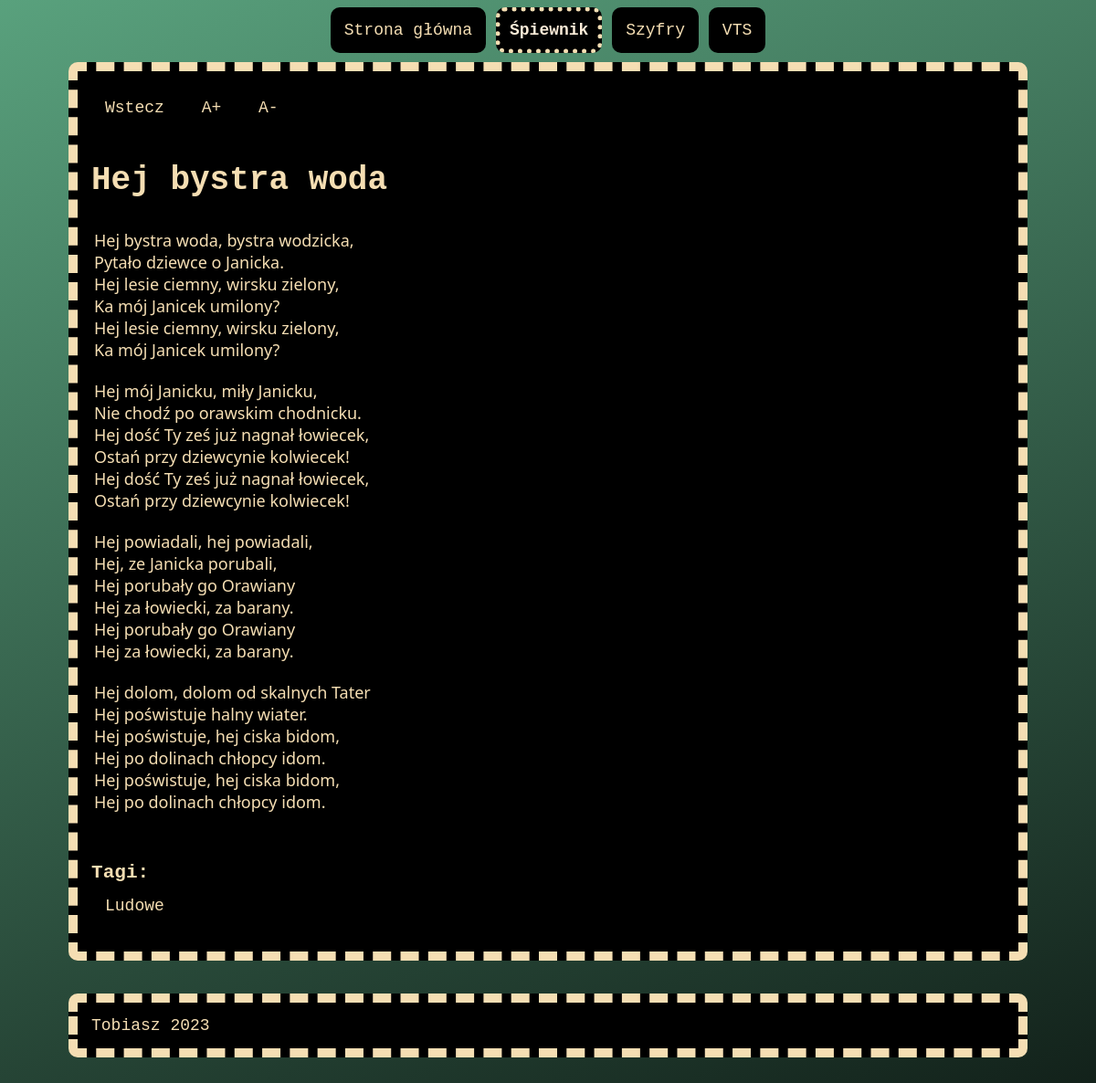
/spiewnik/song/2, run on the app's committed database.
### models.py (models this page shows, shortened)
class Song(db.Model):
    id = db.Column(db.Integer, primary_key=True)
    title = db.Column(db.String(150), nullable=False)
    authors = db.relationship('Author', secondary=song_author, backref='songs')
    verse_order = db.Column(db.String(150))
    verses = db.relationship('Verse', backref='song')
    tags = db.relationship('Tag', secondary=song_tag, backref='songs')
    def verses_in_order(self):
        if self.verse_order == None:
            return self.verses
        verses_in_order = []
        for name in self.verse_order.split():
            verse = Verse.query.filter_by(song_id = self.id, name=name).first()
            verses_in_order.append(verse)
        return verses_in_order

class Verse(db.Model):
    id = db.Column(db.Integer, primary_key=True)
    name = db.Column(db.String(3))
    song_id = db.Column(db.Integer, db.ForeignKey('song.id'))
    text = db.Column(db.Text, nullable=False)
    chords = db.Column(db.Text)
    def Indent_class(self):
        if 'c' in self.name:
            return 'chorus'
        return ''

class Tag(db.Model):
    id = db.Column(db.Integer, primary_key=True)
    name = db.Column(db.String(150), nullable=False)

### spiewnik.py (the view)
@spiewnik.route('/song/<id>')
def song(id):
    song = Song.query.filter_by(id=id).first()
    return render_template("song.html", song=song, active_tab=active_tab)

### templates/song.html (shortened to what this page needs)
{% extends "base.html" %}
{% block content %}
    <a class="button" onclick="history.back()">Wstecz</a>
    <a class="button" style="user-select: none;" onclick="changeFontSize(1)">A+</a>
    <a class="button" style="user-select: none;" onclick="changeFontSize(-1)">A-</a>
    <div>
        <h1 style="margin-bottom: 0;">{{ song.title }}</h1>
        <div id="songtext" class="songtext" style="font-size: 18px;">
            {% for verse in song.verses_in_order() %}
            <table style="margin-top: 15px; margin-bottom: 15px;" class="{{ verse.Indent_class() }}">
                <tbody><tr><td>
                            {% for line in verse.text.split('\n') %}
                                {{ line }}</br>{% endfor %}
                </td></tr></tbody>
            </table>
            {% endfor %}
        </div>
    </div>
    <h3 style="margin-bottom: 0px; margin-top: 5%;">Tagi:</h3>
    {% for tag in song.tags%}
        <a class="button" href="/spiewnik/tag/{{ tag.id }}">{{ tag.name }}</a>
    {% endfor %}
{% endblock %}

### templates/base.html (shortened to what this page needs)
<!DOCTYPE html>
<head>
    <link rel="stylesheet" href="{{ url_for('static', filename='css/main.css') }}">
</head>
<header id="navbar" class="navbar">
    <a id="a-index" href="/">Strona główna</a>
    <a id="a-spiewnik" href="/spiewnik">Śpiewnik</a>
    <a id="a-szyfry" href="/szyfry">Szyfry</a>
    <a id="a-vts" href="/vts">VTS</a>
</header>
<body>
    <div id="content" class="wrapper">
        {% block content %}{% endblock %}
    </div>
    <div id="footer" class="wrapper">
        Tobiasz 2023
    </div>
</body>

### static/css/main.css (style rules this page uses)
body { height: 100%; background: linear-gradient(160deg,rgb(89, 161, 125) 0%, rgb(18, 33, 26)100%); }
header.navbar { max-width: 950px; width: fit-content; margin: auto; justify-content: center; }
header.navbar a:hover, .button:hover, .active-tab { cursor: pointer; color: antiquewhite !important; border-color: wheat !important; font-weight: bold; }
header.navbar a, .button { font-size: large; color: wheat; text-decoration: none; display: inline-block; background-color: black; padding: 10px; border: 5px; border-style: dotted; border-color: black; transition: all 0.2s ease-out; border-radius: 10px; margin-bottom: 10px; }
a { text-decoration: none; color: goldenrod; }
div.wrapper { padding: 15px; margin: auto; margin-bottom: 2em; max-width: 1000px; background-color: black; color: wheat; border: 10px; border-color: wheat; border-style: dashed; border-radius: 10px; }
div.songtext { margin-top: 30px; transition: 0.1s; font-family:system-ui, -apple-system, BlinkMacSystemFont, 'Segoe UI', Roboto, Oxygen, Ubuntu, Cantarell, 'Open Sans', 'Helvetica Neue', sans-serif; }

### data on the page
Song: title "Hej bystra woda"
Verse: line "Hej bystra woda, bystra wodzicka," "Pytało dziewce o Janicka." "Hej lesie ciemny, wirsku zielony," "Ka mój Janicek umilony?" "Hej lesie ciemny, wirsku zielony," "Ka mój Janicek umilony?"
Verse: line "Hej mój Janicku, miły Janicku," "Nie chodź po orawskim chodnicku." "Hej dość Ty ześ już nagnał łowiecek," "Ostań przy dziewcynie kolwiecek!" "Hej dość Ty ześ już nagnał łowiecek," "Ostań przy dziewcynie kolwiecek!"
Verse: line "Hej powiadali, hej powiadali," "Hej, ze Janicka porubali," "Hej porubały go Orawiany" "Hej za łowiecki, za barany." "Hej porubały go Orawiany" "Hej za łowiecki, za barany."
Verse: line "Hej dolom, dolom od skalnych Tater" "Hej poświstuje halny wiater." "Hej poświstuje, hej ciska bidom," "Hej po dolinach chłopcy idom." "Hej poświstuje, hej ciska bidom," "Hej po dolinach chłopcy idom."
Tag: name "Ludowe"
